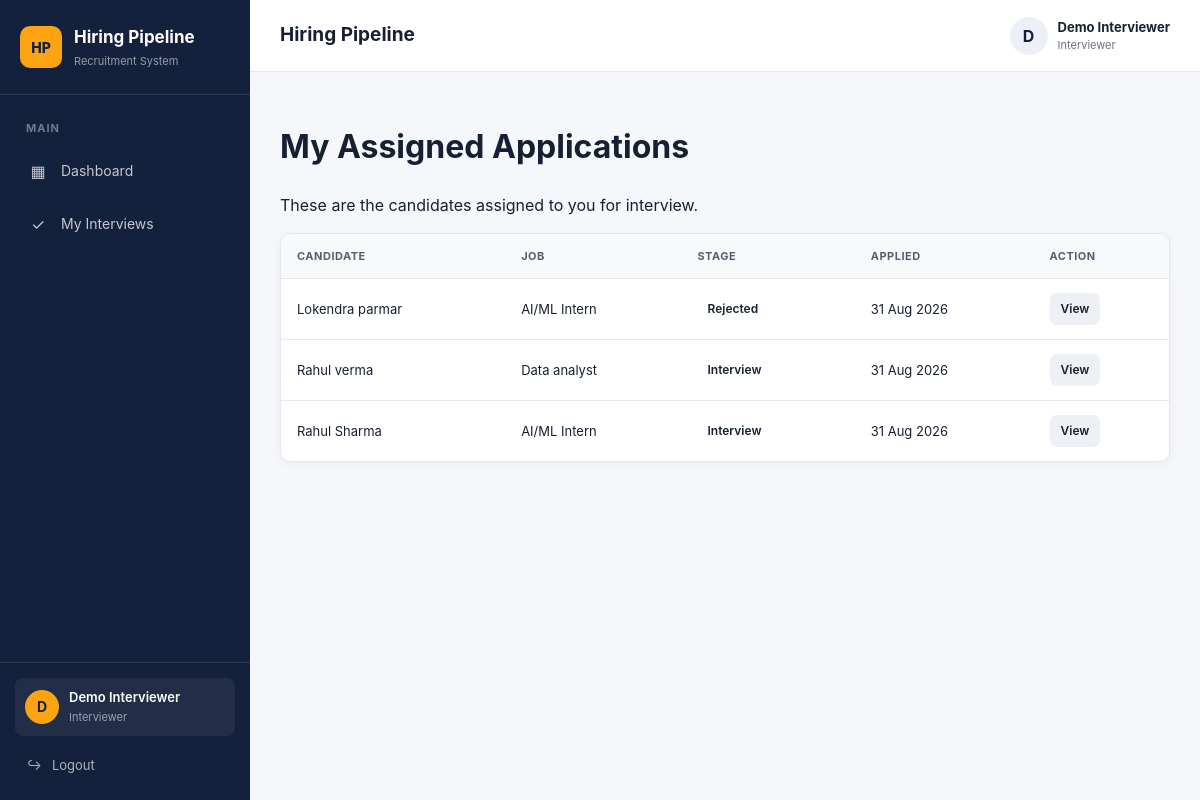
/interviews/my-applications (signed in), run on an earlier commit of the app's database.
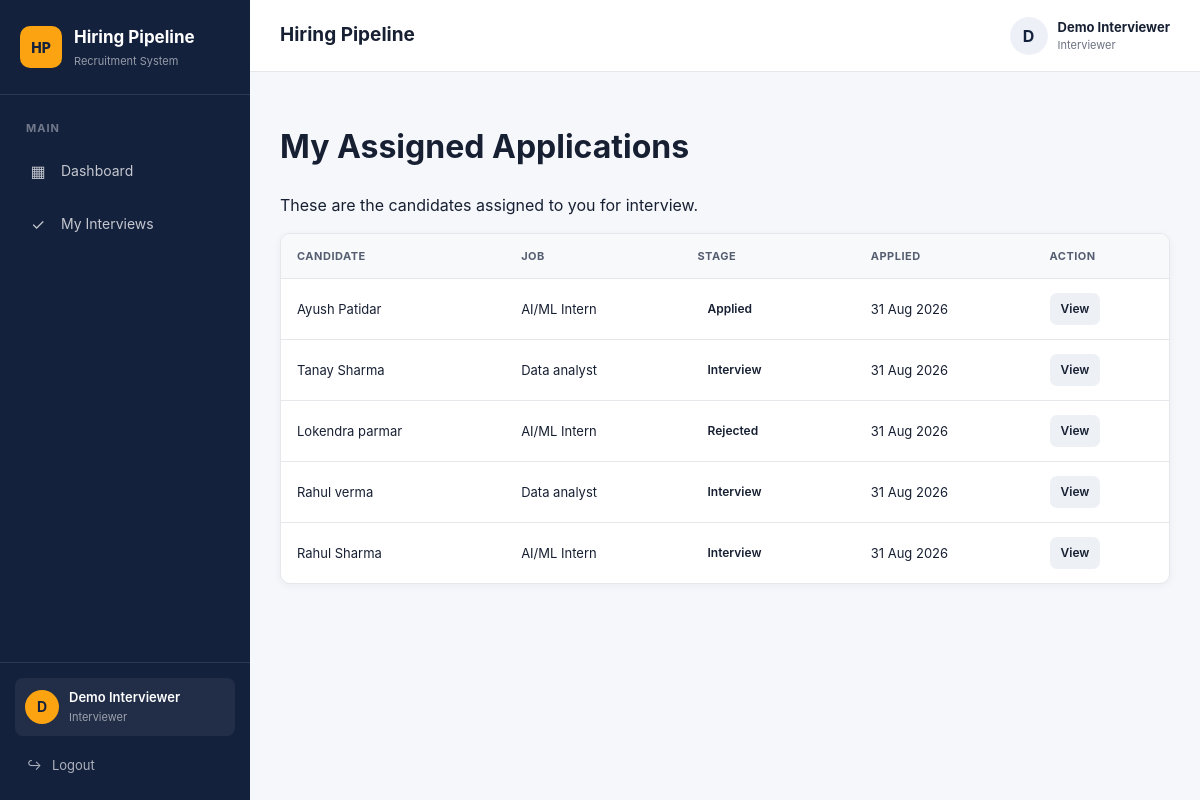
And on a later commit of the database.
### models/application.py (models this page shows)
class Application(db.Model):
    __tablename__ = "applications"
    id = db.Column(
        db.Integer,
        primary_key=True
    )
    job_opening_id = db.Column(
        db.Integer,
        db.ForeignKey("job_openings.id"),
        nullable=False,
        index=True
    )
    candidate_name = db.Column(
        db.String(150),
        nullable=False
    )
    candidate_email = db.Column(
        db.String(150),
        nullable=False,
        index=True
    )
    source = db.Column(
        db.String(100),
        nullable=True
    )
    notes = db.Column(
        db.Text,
        nullable=True
    )
    stage = db.Column(
        db.String(30),
        nullable=False,
        default="Applied",
        index=True
    )
    applied_at = db.Column(
        db.DateTime,
        server_default=db.func.now()
    )
    stage_changed_at = db.Column(
        db.DateTime,
        server_default=db.func.now()
    )
    updated_at = db.Column(
        db.DateTime,
        server_default=db.func.now(),
        onupdate=db.func.now()
    )
    job = db.relationship(
        "JobOpening",
        back_populates="applications"
    )
    events = db.relationship(
        "ApplicationEvent",
        back_populates="application",
        lazy=True,
        order_by="ApplicationEvent.created_at"
    )

### models/job.py (models this page shows)
class JobOpening(db.Model):
    __tablename__ = "job_openings"
    id = db.Column(db.Integer, primary_key=True)
    title = db.Column(
        db.String(150),
        nullable=False
    )
    department = db.Column(
        db.String(100),
        nullable=False
    )
    description = db.Column(
        db.Text,
        nullable=True
    )
    status = db.Column(
        db.String(20),
        nullable=False,
        default="open",
        index=True
    )
    created_at = db.Column(
        db.DateTime,
        server_default=db.func.now()
    )
    updated_at = db.Column(
        db.DateTime,
        server_default=db.func.now(),
        onupdate=db.func.now()
    )
    applications = db.relationship(
        "Application",
        back_populates="job",
        lazy=True
    )
    description = db.Column(
        db.Text,
        nullable=True
    )
    status = db.Column(
        db.String(20),
        nullable=False,
        default="open"
    )
    created_at = db.Column(
        db.DateTime,
        server_default=db.func.now()
    )
    updated_at = db.Column(
        db.DateTime,
        server_default=db.func.now(),
        onupdate=db.func.now()
    )
    applications = db.relationship(
        "Application",
        back_populates="job",
        lazy=True
    )

### routes/interviews.py (the view)
@interviews_bp.route("/my-applications")
@role_required("interviewer")
def my_applications():
    applications = (
        Application.query
        .join(
            ApplicationInterviewer,
            Application.id ==
            ApplicationInterviewer.application_id
        )
        .filter(
            ApplicationInterviewer.interviewer_id ==
            current_user.id
        )
        .order_by(
            Application.applied_at.desc()
        )
        .all()
    )
    return render_template(
        "interviews/my_applications.html",
        applications=applications
    )

### templates/interviews/my_applications.html (shortened to what this page needs)
{% extends "base.html" %}
{% block content %}
<h1>My Assigned Applications</h1>
<p>
    These are the candidates assigned to you for interview.
</p>
{% if applications %}
<table>
    <thead>
        <tr>
            <th>Candidate</th>
            <th>Job</th>
            <th>Stage</th>
            <th>Applied</th>
            <th>Action</th>
        </tr>
    </thead>
    <tbody>
        {% for application in applications %}
        <tr>
            <td>
                {{ application.candidate_name }}
            </td>
            <td>
                {{ application.job.title }}
            </td>
            <td>
                <span class="status">
                    {{ application.stage }}
                </span>
            </td>
            <td>
                {% if application.applied_at %}
                    {{ application.applied_at.strftime(
                        "%d %b %Y"
                    ) }}
                {% endif %}
            </td>
            <td>
                <a
                    href="{{ url_for(
                        'applications.application_detail',
                        application_id=application.id
                    ) }}"
                    class="small-btn"
                >
                    View
                </a>
            </td>
        </tr>
        {% endfor %}
    </tbody>
</table>
{% endif %}
{% endblock %}

What changed in the data, as far as the page shows it:
added Application: candidate_name "Ayush Patidar", job "AI/ML Intern", stage "Applied", applied_at "31 Aug 2026"
added Application: candidate_name "Tanay Sharma", job "Data analyst", stage "Interview", applied_at "31 Aug 2026"
